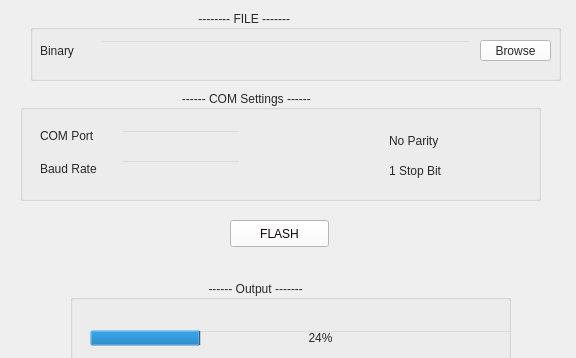
<?xml version="1.0" encoding="UTF-8"?>
<ui version="4.0">
 <class>MainWindow</class>
 <widget class="QMainWindow" name="MainWindow">
  <property name="geometry">
   <rect>
    <x>0</x>
    <y>0</y>
    <width>576</width>
    <height>358</height>
   </rect>
  </property>
  <property name="mouseTracking">
   <bool>false</bool>
  </property>
  <property name="windowTitle">
   <string>PiXloader</string>
  </property>
  <property name="windowOpacity">
   <double>1.000000000000000</double>
  </property>
  <property name="styleSheet">
   <string notr="true">background-image: url(:/resource/images/image17.jpg);
color: rgb(40, 40,40);</string>
  </property>
  <property name="tabShape">
   <enum>QTabWidget::Rounded</enum>
  </property>
  <widget class="QWidget" name="centralWidget">
   <widget class="QPushButton" name="flashButton">
    <property name="geometry">
     <rect>
      <x>230</x>
      <y>220</y>
      <width>99</width>
      <height>27</height>
     </rect>
    </property>
    <property name="focusPolicy">
     <enum>Qt::NoFocus</enum>
    </property>
    <property name="styleSheet">
     <string notr="true">color: rgb(13, 3, 3);
background:rgba(255,255,255,255);</string>
    </property>
    <property name="text">
     <string>FLASH</string>
    </property>
    <property name="autoDefault">
     <bool>false</bool>
    </property>
    <property name="default">
     <bool>false</bool>
    </property>
    <property name="flat">
     <bool>false</bool>
    </property>
   </widget>
   <widget class="QGroupBox" name="groupBox_2">
    <property name="geometry">
     <rect>
      <x>20</x>
      <y>90</y>
      <width>521</width>
      <height>111</height>
     </rect>
    </property>
    <property name="focusPolicy">
     <enum>Qt::NoFocus</enum>
    </property>
    <property name="layoutDirection">
     <enum>Qt::LeftToRight</enum>
    </property>
    <property name="styleSheet">
     <string notr="true">background: transparent;</string>
    </property>
    <property name="title">
     <string>                                                ------ COM Settings ------</string>
    </property>
    <widget class="QLabel" name="label_comport">
     <property name="geometry">
      <rect>
       <x>20</x>
       <y>30</y>
       <width>71</width>
       <height>31</height>
      </rect>
     </property>
     <property name="text">
      <string>COM Port</string>
     </property>
    </widget>
    <widget class="QLineEdit" name="lineEdit_comport">
     <property name="geometry">
      <rect>
       <x>100</x>
       <y>40</y>
       <width>121</width>
       <height>21</height>
      </rect>
     </property>
     <property name="mouseTracking">
      <bool>false</bool>
     </property>
     <property name="focusPolicy">
      <enum>Qt::ClickFocus</enum>
     </property>
    </widget>
    <widget class="QLabel" name="label_baudrate">
     <property name="geometry">
      <rect>
       <x>20</x>
       <y>70</y>
       <width>71</width>
       <height>17</height>
      </rect>
     </property>
     <property name="text">
      <string>Baud Rate</string>
     </property>
    </widget>
    <widget class="QLineEdit" name="lineEdit_baudrate">
     <property name="geometry">
      <rect>
       <x>100</x>
       <y>70</y>
       <width>121</width>
       <height>21</height>
      </rect>
     </property>
     <property name="mouseTracking">
      <bool>false</bool>
     </property>
     <property name="focusPolicy">
      <enum>Qt::ClickFocus</enum>
     </property>
     <property name="frame">
      <bool>true</bool>
     </property>
    </widget>
    <widget class="QCheckBox" name="checkBox_noParity">
     <property name="geometry">
      <rect>
       <x>350</x>
       <y>40</y>
       <width>111</width>
       <height>22</height>
      </rect>
     </property>
     <property name="focusPolicy">
      <enum>Qt::NoFocus</enum>
     </property>
     <property name="autoFillBackground">
      <bool>false</bool>
     </property>
     <property name="text">
      <string>No Parity</string>
     </property>
    </widget>
    <widget class="QCheckBox" name="checkBox_Stopbit">
     <property name="geometry">
      <rect>
       <x>350</x>
       <y>70</y>
       <width>121</width>
       <height>22</height>
      </rect>
     </property>
     <property name="focusPolicy">
      <enum>Qt::NoFocus</enum>
     </property>
     <property name="text">
      <string>1 Stop Bit</string>
     </property>
    </widget>
   </widget>
   <widget class="QGroupBox" name="groupBox">
    <property name="geometry">
     <rect>
      <x>30</x>
      <y>10</y>
      <width>531</width>
      <height>71</height>
     </rect>
    </property>
    <property name="styleSheet">
     <string notr="true">background:transparent;</string>
    </property>
    <property name="title">
     <string>                                                  -------- FILE -------</string>
    </property>
    <widget class="QLabel" name="label_binary">
     <property name="geometry">
      <rect>
       <x>10</x>
       <y>30</y>
       <width>61</width>
       <height>21</height>
      </rect>
     </property>
     <property name="text">
      <string>Binary</string>
     </property>
    </widget>
    <widget class="QLineEdit" name="lineEdit_binpath">
     <property name="geometry">
      <rect>
       <x>70</x>
       <y>30</y>
       <width>371</width>
       <height>21</height>
      </rect>
     </property>
     <property name="mouseTracking">
      <bool>false</bool>
     </property>
    </widget>
    <widget class="QPushButton" name="browseButton">
     <property name="geometry">
      <rect>
       <x>450</x>
       <y>30</y>
       <width>71</width>
       <height>21</height>
      </rect>
     </property>
     <property name="focusPolicy">
      <enum>Qt::NoFocus</enum>
     </property>
     <property name="styleSheet">
      <string notr="true">border-color: rgba(255,255,255,255);
background:rgba(255,255,255,255);</string>
     </property>
     <property name="text">
      <string>Browse</string>
     </property>
    </widget>
   </widget>
   <widget class="QGroupBox" name="groupBox_3">
    <property name="geometry">
     <rect>
      <x>70</x>
      <y>280</y>
      <width>441</width>
      <height>80</height>
     </rect>
    </property>
    <property name="styleSheet">
     <string notr="true">background:transparent;
</string>
    </property>
    <property name="title">
     <string>                                         ------ Output -------</string>
    </property>
    <widget class="QProgressBar" name="progressBar">
     <property name="geometry">
      <rect>
       <x>20</x>
       <y>50</y>
       <width>461</width>
       <height>16</height>
      </rect>
     </property>
     <property name="styleSheet">
      <string notr="true"/>
     </property>
     <property name="value">
      <number>24</number>
     </property>
    </widget>
    <widget class="QLabel" name="label_console">
     <property name="geometry">
      <rect>
       <x>100</x>
       <y>20</y>
       <width>241</width>
       <height>20</height>
      </rect>
     </property>
     <property name="font">
      <font>
       <kerning>false</kerning>
      </font>
     </property>
     <property name="styleSheet">
      <string notr="true">background:transparent;</string>
     </property>
     <property name="text">
      <string/>
     </property>
    </widget>
   </widget>
  </widget>
 </widget>
 <layoutdefault spacing="6" margin="11"/>
 <resources/>
 <connections/>
</ui>
